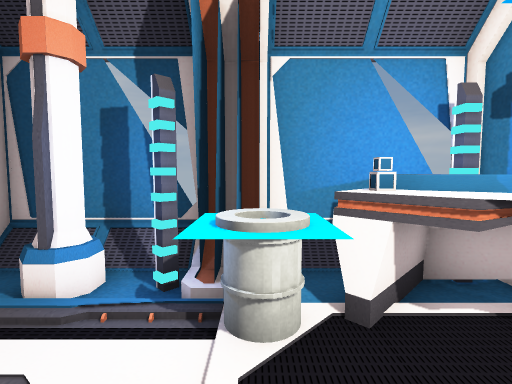
View 1 (above)

12 first-person views from a walk through a scene from a Unity 3-D project. The camera is 1.5 m above the floor, tilts 4° down and sees 85° across. Doors are open. The floor is counted in squares, 0.9 m on a side. Each view is taken from the middle of a square. On the plan, view 1 faces up. The plan holds only what a view shows up to about 15 squares ahead; the rest is blank. The place goes on beyond the plan. The player character is not drawn. Some surface patterns are stand-ins.

View 2
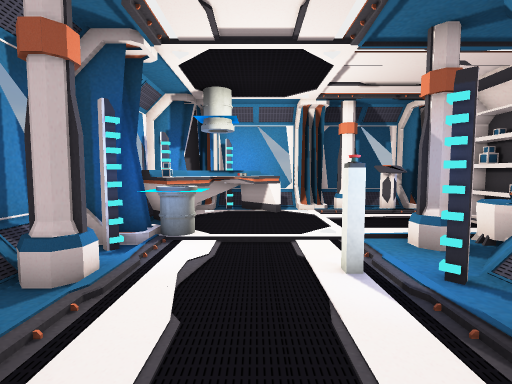

View 3
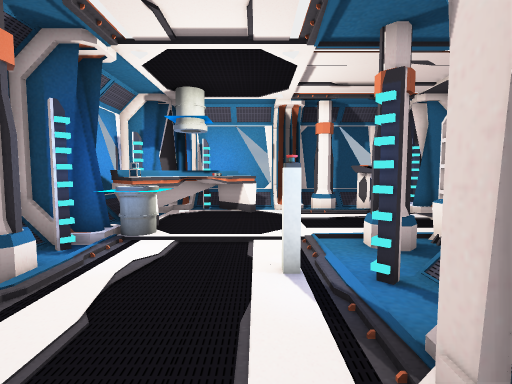

View 4
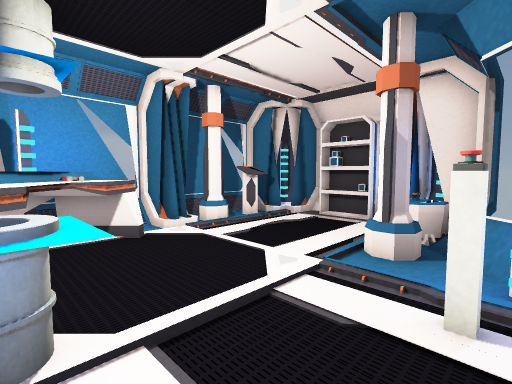

View 5
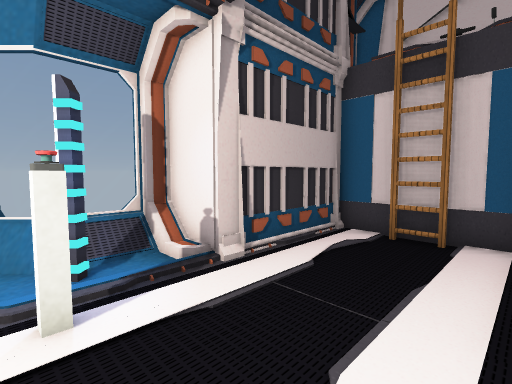

View 6
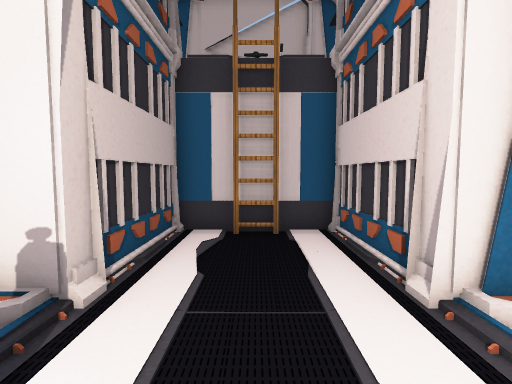

View 7
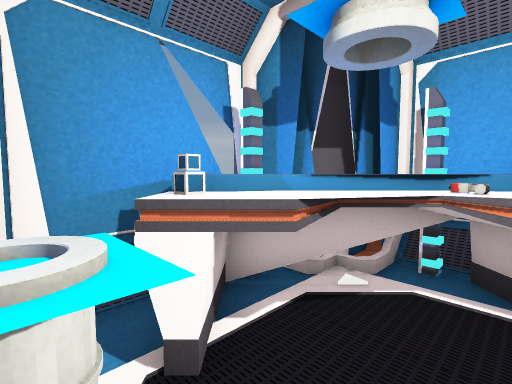

View 8
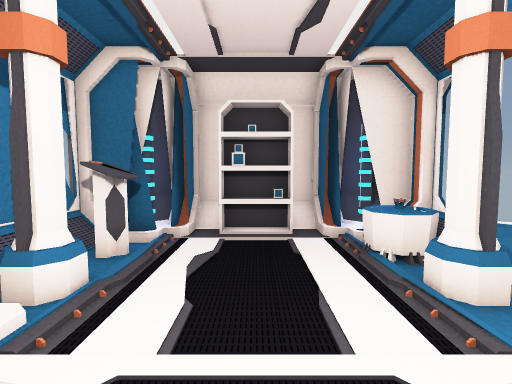

View 9
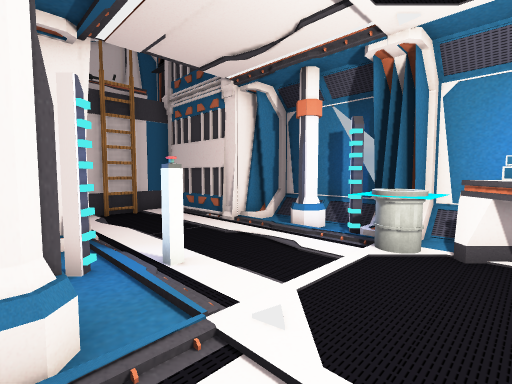

View 10
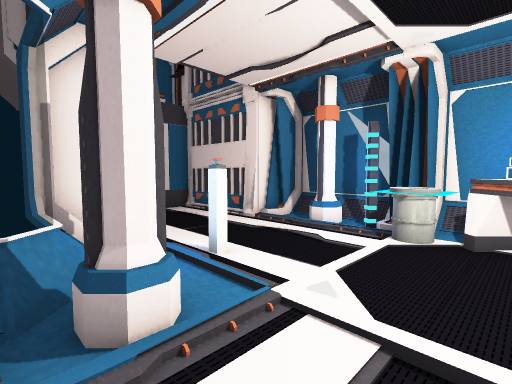

View 11
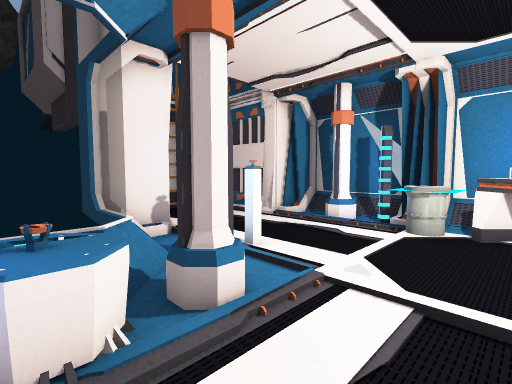

View 12
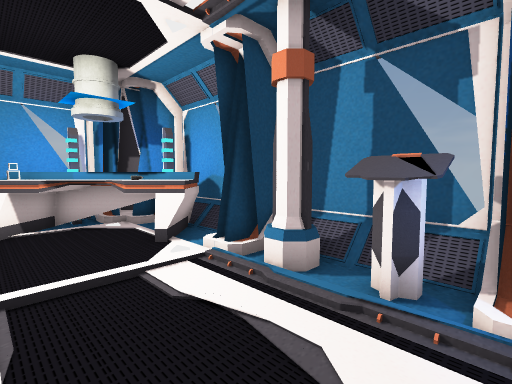

### Floor plan
Key: @ floor where view 1 was taken; # wall or solid block; . floor; / step, stairs or slope; D open door; = window, fence, low wall or low ledge; C column; B bin; P pistol; R projector; N console; S shelf; O other object.
Columns run from 10 left of view 1 to 6 right of it. Each row starts with its distance up from view 1.
  5      ##=########
  4      #.CC##OOO###
  3 #####D.//=B#OOO##
  2 #....D....=..OPO#
  1 #....D........PO#
  0 #....D....@...OO#
 -1 #####D.........##
 -2      #.#.......##
 -3      #===C.....C#
 -4       ###R.....N#
 -5         #RR....N#
 -6         ##.....##
 -7          ##SSS##
 -8          #######

Positions as (right, up) in squares from view 1, and headings:
1: (0, 0), facing up
2: (-7, 1), facing right
3: (-7, 0), facing right
4: (-3, 3), facing down-right
5: (-2, 3), facing down-left
6: (-2, 1), facing left
7: (0, 1), facing up-right
8: (2, 1), facing down
9: (2, -3), facing up-left
10: (2, -4), facing up-left
11: (2, -5), facing up-left
12: (1, -6), facing up-right
